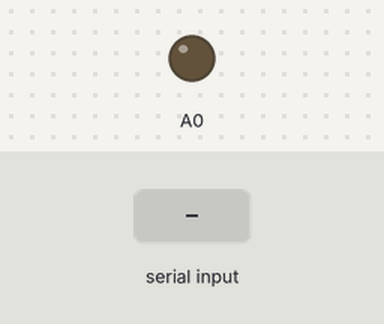
Bench run of a sketch on a simulated Arduino Uno, built with avr-gcc and run on an emulated ATmega328P. On the bench: output pins drawn as LEDs (lit = HIGH). Inputs (shaded band) come from the test bench. Random numbers use the default seed unless the sketch sets one.

Above: at 1.2 s.
1.3 s: "A0" received over Serial
At 3.1 s:
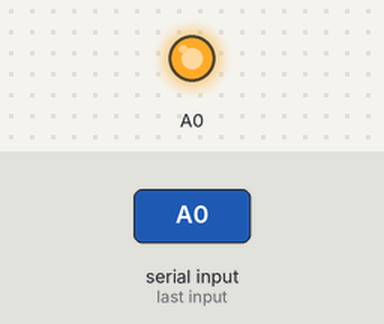
3.8 s: "1" received over Serial
At 6.1 s:
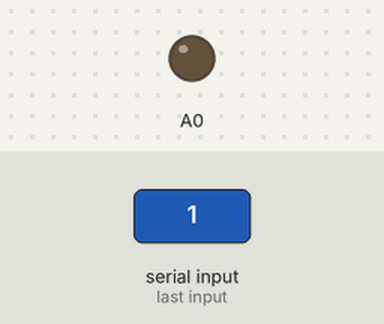
Timing chart, 0 to 7.6 s (numbered marks = the images above; inputs shaded):
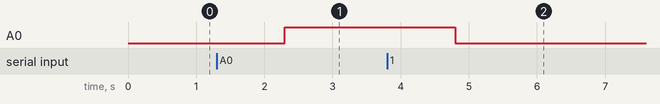

Measured:
- after the input at 1.3 s, A0: LOW → HIGH after 1.0 s
- after the input at 3.8 s, A0: HIGH → LOW after 1.0 s

The sketch:

Datalogger_communicatie_test.ino
```cpp
String jsonData = "";

void setup() {
  Serial.begin(9600); // initialize serial communication
  pinMode(A0, OUTPUT);
  digitalWrite(A0, LOW);
  pinMode(A1, INPUT);
  randomSeed(analogRead(A1));

  int temp = random(12,32);
  int temp_kast = random(12,32);
  int humidity = random(70,95);
  int dew_point = temp-((100-humidity)/5);

  jsonData = "{\"temp\": "+String(temp)+",\"temp_kast\": "+String(temp_kast)+",\"humidity\": "+String(humidity)+",\"dew_point\": "+String(dew_point)+"}";
}

void loop() {
  if (Serial.available()) {
    String message = Serial.readString();

    if (message == "A0") {
      digitalWrite(A0, HIGH);
    }

    else if (message == "json") {
      Serial.println(jsonData);
    }

    else {
      digitalWrite(A0, LOW);
    }
  }
}
```
